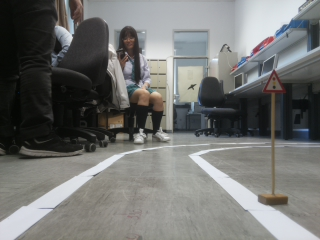
#> input picture Computer/TrafficSigns/lightSign/013.jpg, 320 x 240 px, found by its file name
$ python testSupFunctions.py
#> lines starting #> are read from the running program, lines starting #| are printed output that depends on the picture; after the words box and inside, x2 and y2 are one past the last pixel; in counts of white or black regions, pixels touching at a corner belong together
### Computer/SupFunctions/CNNFunc.py
# -*- coding: utf-8 -*-
"""
Created on Thu Apr 19 14:45:11 2018

@author: tranl
"""

import cv2
import os
import numpy as np

class preprocessors:
    @staticmethod
    def resizing(inputImage, dimensions = (32, 32)):
        #if len(dimensions) != 2:
        #    print('<WARNING> dimensions of resizing function should have a length of 2')
        width, height = dimensions[0], dimensions[1]
        outputImage = cv2.resize(inputImage, (width, height), interpolation = cv2.INTER_AREA)
        return outputImage

    @staticmethod
    def removeTop(inputImage, croprate):
        height = inputImage.shape[0]
        lowerHeight = int(height*croprate)
        outputImage = inputImage[lowerHeight:height]
        return outputImage

    @staticmethod
    def gray(inputImage, flag = cv2.COLOR_BGR2GRAY):
        outputImage = cv2.cvtColor(inputImage, flag)
        return outputImage

    # [7 lines left out: function grayMtp, not called in this run]

    @staticmethod
    # input is grayscale image, output is binary image
    #def extractWhite(inputImage):
    def extractWhite(inputImage, threshold = (210, 255)):
        # extract white parts
        #maxVal = np.max(inputImage)
        #if maxVal > 225:
        #    threshold = (maxVal * 9 // 10, maxVal)
        ret, outputImage = cv2.threshold(inputImage, threshold[0],
                                         threshold[1], cv2.THRESH_BINARY)
        # closing-opening to reduce noise
        #kernel0 = np.ones((1,1),np.uint8)
        kernel1 = np.ones((3,3),np.uint8)
        #kernel2 = np.ones((5,5),np.uint8)
        outputImage = cv2.morphologyEx(outputImage, cv2.MORPH_CLOSE, kernel1)
        #outputImage = cv2.morphologyEx(outputImage, cv2.MORPH_OPEN, kernel0)


        return outputImage

    @staticmethod
    # change perspective of input image to birdeye view and keep a square in the middle of bottom side
    def carBirdeyeView(inputImage, bottomShrink, heightExpand, squareWidth):
        height, width = inputImage.shape[:2]
        halfSquareWidth = squareWidth//2
        wShrink = int(width*bottomShrink)
        hExpand = int(height*heightExpand)
        pts1 = np.float32([[0, 0], [width-1, 0], [width-1, height-1], [0, height-1]])
        pts2 = np.float32([[0, 0], [width-1, 0],
                           [width-wShrink-1, height+hExpand-1],
                           [wShrink-1, height+hExpand-1]])
        persMatrix = cv2.getPerspectiveTransform(pts1, pts2)
        outputImage = cv2.warpPerspective(inputImage, persMatrix, (width, height+hExpand))
        outputImage = outputImage[(height+hExpand-squareWidth):(height+hExpand),
                         width//2-halfSquareWidth:width//2+halfSquareWidth]
        return outputImage

    @staticmethod
    # change perspective of input image to birdeye view and keep a square in the middle of bottom side
    # when resize is applied before birdeye transformation, the image will be distorted a little so
    # this function change the output image region a little to compensate for that
    def carBirdeyeView2(inputImage, bottomShrink, heightExpand, squareWidth):
        height, width = inputImage.shape[:2]
        halfSquareWidth = squareWidth//2
        wShrink = int(width*bottomShrink)
        hExpand = int(height*heightExpand)
        pts1 = np.float32([[0, 0], [width-1, 0], [width-1, height-1], [0, height-1]])
        pts2 = np.float32([[0, 0], [width-1, 0],
                           [width-wShrink-1, height+hExpand-1],
                           [wShrink-1, height+hExpand-1]])
        persMatrix = cv2.getPerspectiveTransform(pts1, pts2)
        outputImage = cv2.warpPerspective(inputImage, persMatrix, (width, height+hExpand))
        outputImage = outputImage[(height+hExpand-squareWidth):(height+hExpand),
                         width//2-halfSquareWidth-1:width//2+halfSquareWidth-1]
        return outputImage

    # [119 lines left out: functions adjustDark, removeSides, paths0, paths, loadProcessedLabels, loadLabels0 and 3 more, not called in this run]

#def normalization(data, maxValue):
def rangeChange(data, maxValue):
    output = data.astype('float') / maxValue #should be 255.0 for images
    return output

# [54 lines left out: functions normalizeTo, adjustShape, slideWindow, aWindow, removeSingleWin, findIndex, not called in this run]


### Computer/testSupFunctions.py
# -*- coding: utf-8 -*-
"""
Created on Fri Apr 20 15:55:33 2018

@author: tranl
"""

from SupFunctions import CNNFunc
import cv2
#import numpy as np

def main():
    preprocessors = CNNFunc.preprocessors
    image = cv2.imread(r'F:\FH_Frankfurt\Python Adrian\Working Codes\Test_CNN\Data\left\013.jpg')
#> image is the input picture: shape (240, 320, 3); mean B, G, R 112.5, 114.3, 113.4

    # Preprocess the frame
    procImg = preprocessors.removeTop(image, 11/20)
#> in removeTop, `outputImage = inputImage[lowerHeight:height]`:
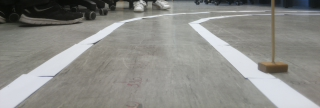
#> outputImage: shape (108, 320, 3); mean B, G, R 135.9, 139.9, 139.9
    procImg = preprocessors.gray(procImg)
    #procImg2 = preprocessors.adjustDark(procImg)
    #procImg = preprocessors.extractWhite(procImg2)
    procImg = preprocessors.extractWhite(procImg)
#> in extractWhite, `ret, outputImage = cv2.threshold(inputImage, threshold[0], threshold[1..`:
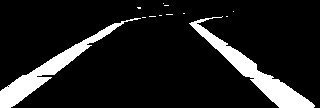
#> outputImage: shape (108, 320); 11.6% white; 12 white regions (10 under 20 px), largest, box (x1, y1, x2, y2) and area: (189, 16, 315, 108) 2083, (0, 18, 141, 108) 1889
#> in extractWhite, `ret, outputImage = cv2.threshold(inputImage, threshold[0], threshold[1..`: ret = 210
#> in extractWhite, `outputImage = cv2.morphologyEx(outputImage, cv2.MORPH_CLOSE, kernel1)`: outputImage: shape (108, 320); 11.8% white; 12 white regions (10 under 20 px), largest, box (x1, y1, x2, y2) and area: (189, 16, 315, 108) 2099, (0, 18, 141, 108) 1926
    procImg = preprocessors.carBirdeyeView(procImg, 5/12, 9/5, 160)
#> in carBirdeyeView, `outputImage = cv2.warpPerspective(inputImage, persMatrix, (width, heig..`:
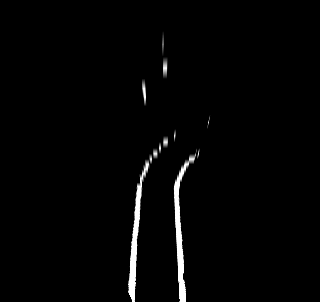
#> outputImage: shape (302, 320); min 0, max 255, mean 4.6
#> in carBirdeyeView, `outputImage = outputImage[(height+hExpand-squareWidth):(height+hExpand..`:
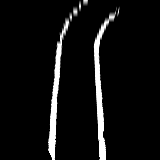
#> outputImage: shape (160, 160); min 0, max 255, mean 16
    procImg = preprocessors.resizing(procImg)


    # Preprocess the frame
    procImg2 = preprocessors.removeTop(image, 11/20)
    procImg2 = preprocessors.gray(procImg2)
    #procImg2 = preprocessors.adjustDark(procImg)
    #procImg = preprocessors.extractWhite(procImg2)
    procImg2a = preprocessors.extractWhite(procImg2)
    height, width = procImg2a.shape[:2]
#> height = 108; width = 320
    #procImg2b = cv2.resize(procImg2a,(int(32/160*width), int(32/160*height)), interpolation = cv2.INTER_AREA)
    procImg2b = cv2.resize(procImg2a,(int(32/160*width), int(32/160*height)), interpolation = cv2.INTER_CUBIC)
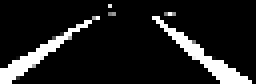
#> procImg2b: shape (21, 64) (shown 4 times larger); min 0, max 255, mean 30.6
    procImg2c = preprocessors.extractWhite(procImg2b, threshold = (50, 255))
#> call 3 of extractWhite, with threshold = (50, 255)
#> in extractWhite (call 3), `ret, outputImage = cv2.threshold(inputImage, threshold[0], threshold[1..`:
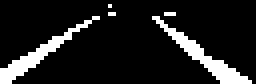
#> outputImage: shape (21, 64) (shown 4 times larger); 12.3% white; 5 white regions (3 under 20 px), largest, box (x1, y1, x2, y2) and area: (38, 4, 63, 21) 83, (0, 4, 25, 21) 76
#> in extractWhite (call 3), `ret, outputImage = cv2.threshold(inputImage, threshold[0], threshold[1..`: ret = 50
#> in extractWhite (call 3), `outputImage = cv2.morphologyEx(outputImage, cv2.MORPH_CLOSE, kernel1)`: outputImage: shape (21, 64); 12.9% white; 3 white regions (1 under 20 px), largest, box (x1, y1, x2, y2) and area: (38, 3, 64, 21) 91, (0, 4, 25, 21) 77
    procImg2d = preprocessors.carBirdeyeView2(procImg2c, 5/12, 9/5, 32)
#> in carBirdeyeView2, `outputImage = outputImage[(height+hExpand-squareWidth):(height+hExpand..`:
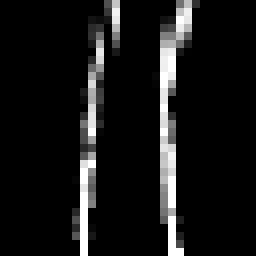
#> outputImage: shape (32, 32) (shown 8 times larger); min 0, max 255, mean 21.7


    cv2.imshow('no resize before birdeye', procImg)
    cv2.waitKey(0)
    cv2.imshow('resize before birdeye a', procImg2a)
    cv2.waitKey(0)
    cv2.imshow('resize before birdeye b', procImg2b)
    cv2.waitKey(0)
    cv2.imshow('resize before birdeye c', procImg2c)
    cv2.waitKey(0)
    cv2.imshow('resize before birdeye d', procImg2d)
    cv2.waitKey(0)


def main3():
    image = cv2.imread(r'F:\FH_Frankfurt\Python Adrian\Working Codes\Test_CNN\TrafficSigns\lightsSign\001.jpg')
    i = 0
    for (x, y, window) in CNNFunc.slideWindow(image):
        i += 1
        image = cv2.rectangle(image,(x,y),(x+19,y+19),(0,255,0),1)
        #cv2.imshow('Frame {}'.format(i), window)
        #cv2.waitKey(0)
    cv2.imshow('Img', image)
    cv2.waitKey(0)

def main2():
    preprocessors = CNNFunc.preprocessors
    img = cv2.imread(r'C:\Users\tranl\JupyterNotebooks\FirstBook\index.jpg')
    gray = preprocessors.gray(img)
    brighten = preprocessors.adjustDark(gray, 1.2)
    cv2.imshow('img', img)
    cv2.waitKey()
    cv2.imshow('gray', gray)
    cv2.waitKey()
    cv2.imshow('bright', brighten)
    cv2.waitKey()

if __name__ == '__main__': main()

$ run again, with Computer/TrafficSigns/lightSign/007.jpg copied over Computer/TrafficSigns/lightSign/013.jpg
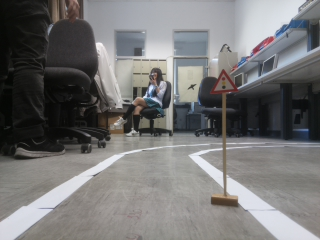
#> input picture Computer/TrafficSigns/lightSign/007.jpg, 320 x 240 px, found by its file name
#> in main, image is the input picture: shape (240, 320, 3); mean B, G, R 116.2, 116.3, 116.8
#> in extractWhite, `ret, outputImage = cv2.threshold(inputImage, threshold[0], threshold[1..`:
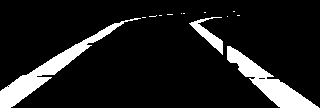
#> outputImage: shape (108, 320); 11.4% white; 13 white regions (10 under 20 px), largest, box (x1, y1, x2, y2) and area: (0, 18, 141, 108) 1888, (227, 46, 319, 108) 1644, (189, 17, 223, 55) 390
#> ret = 210
#> in carBirdeyeView2, `outputImage = outputImage[(height+hExpand-squareWidth):(height+hExpand..`:
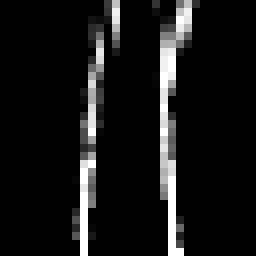
#> outputImage: shape (32, 32) (shown 8 times larger); min 0, max 255, mean 21.3

$ run again, with Computer/TrafficSigns/lightSign/019.jpg copied over Computer/TrafficSigns/lightSign/013.jpg
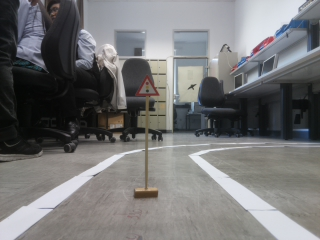
#> input picture Computer/TrafficSigns/lightSign/019.jpg, 320 x 240 px, found by its file name
#> in main, image is the input picture: shape (240, 320, 3); mean B, G, R 116.8, 116.3, 116.2
#> in extractWhite, `ret, outputImage = cv2.threshold(inputImage, threshold[0], threshold[1..`:
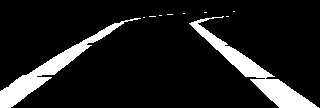
#> outputImage: shape (108, 320); 11.6% white; 10 white regions (8 under 20 px), largest, box (x1, y1, x2, y2) and area: (189, 16, 319, 108) 2111, (0, 18, 141, 108) 1873
#> ret = 210
#> in carBirdeyeView2, `outputImage = outputImage[(height+hExpand-squareWidth):(height+hExpand..`:
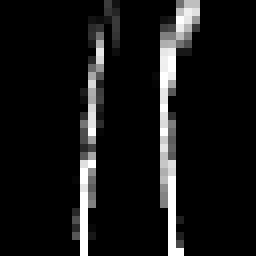
#> outputImage: shape (32, 32) (shown 8 times larger); min 0, max 255, mean 21.2
